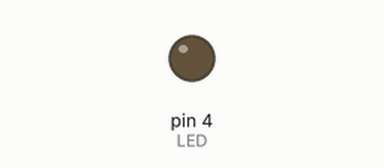
This sketch was run on a simulated Arduino Uno, built with avr-gcc and run on an emulated ATmega328P. Shown: output pins drawn as LEDs (lit = HIGH).

Above: at 1.5 s.
At 5.72 s:
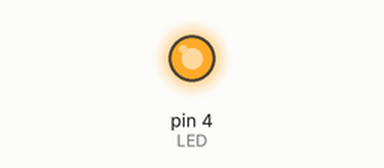
Timing chart, 0 to 6.0 s (numbered marks = the images above):
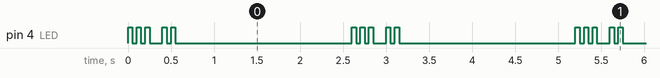

The sketch:

s2_clouds.ino
```cpp
#define LED 4

void setup() {
  pinMode(LED, OUTPUT);
}

void loop() {
  for (int i=0; i<3; ++i) {
    digitalWrite(LED, HIGH);
    delay(50);
    digitalWrite(LED, LOW);
    delay(50);
  }
  delay(100);
  for (int i=0; i<2; ++i) {
    digitalWrite(LED, HIGH);
    delay(50);
    digitalWrite(LED, LOW);
    delay(50);
  }
  delay(2000);
}
```

Measured:
- by itself, pin 4 (LED): repeats every 2.6 s: 2 × (LOW 0.05 s, HIGH 0.05 s), LOW 0.15 s, HIGH 0.05 s, LOW 0.05 s, HIGH 0.05 s, LOW 2.1 s, HIGH 0.05 s
- by itself, everything shown: repeats every 2.6 s, in 10 steps
